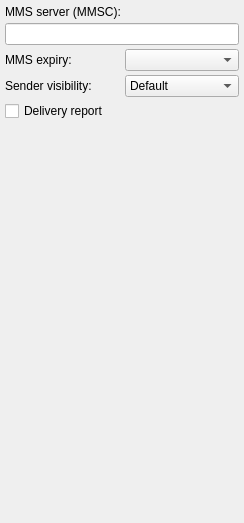
<ui version="4.0" >
 <author></author>
 <comment></comment>
 <exportmacro></exportmacro>
 <class>MMSBase</class>
 <widget class="QWidget" name="MMSBase" >
  <property name="geometry" >
   <rect>
    <x>0</x>
    <y>0</y>
    <width>244</width>
    <height>523</height>
   </rect>
  </property>
  <property name="windowTitle" >
   <string>Form</string>
  </property>
  <layout class="QVBoxLayout" >
   <property name="margin" >
    <number>5</number>
   </property>
   <property name="spacing" >
    <number>4</number>
   </property>
   <item>
    <widget class="QLabel" name="mms_label" >
     <property name="text" >
      <string>MMS server (MMSC):</string>
     </property>
    </widget>
   </item>
   <item>
    <widget class="QLineEdit" name="mms" >
     <property name="sizePolicy" >
      <sizepolicy>
       <hsizetype>7</hsizetype>
       <vsizetype>0</vsizetype>
       <horstretch>0</horstretch>
       <verstretch>0</verstretch>
      </sizepolicy>
     </property>
    </widget>
   </item>
   <item>
    <layout class="QHBoxLayout" >
     <property name="margin" >
      <number>0</number>
     </property>
     <property name="spacing" >
      <number>6</number>
     </property>
     <item>
      <widget class="QLabel" name="expiry_label" >
       <property name="text" >
        <string>MMS expiry:</string>
       </property>
      </widget>
     </item>
     <item>
      <widget class="QComboBox" name="expiry" />
     </item>
    </layout>
   </item>
   <item>
    <layout class="QHBoxLayout" >
     <property name="margin" >
      <number>0</number>
     </property>
     <property name="spacing" >
      <number>6</number>
     </property>
     <item>
      <widget class="QLabel" name="visibility_label" >
       <property name="text" >
        <string>Sender visibility:</string>
       </property>
      </widget>
     </item>
     <item>
      <widget class="QComboBox" name="visibility" >
       <item>
        <property name="text" >
         <string>Default</string>
        </property>
       </item>
       <item>
        <property name="text" >
         <string>Show</string>
        </property>
       </item>
       <item>
        <property name="text" >
         <string>Hidden</string>
        </property>
       </item>
      </widget>
     </item>
    </layout>
   </item>
   <item>
    <widget class="QCheckBox" name="delivery" >
     <property name="sizePolicy" >
      <sizepolicy>
       <hsizetype>5</hsizetype>
       <vsizetype>0</vsizetype>
       <horstretch>0</horstretch>
       <verstretch>0</verstretch>
      </sizepolicy>
     </property>
     <property name="text" >
      <string>Delivery report</string>
     </property>
    </widget>
   </item>
   <item>
    <spacer>
     <property name="orientation" >
      <enum>Qt::Vertical</enum>
     </property>
     <property name="sizeHint" >
      <size>
       <width>0</width>
       <height>201</height>
      </size>
     </property>
    </spacer>
   </item>
  </layout>
 </widget>
 <pixmapfunction></pixmapfunction>
 <resources/>
 <connections/>
</ui>
